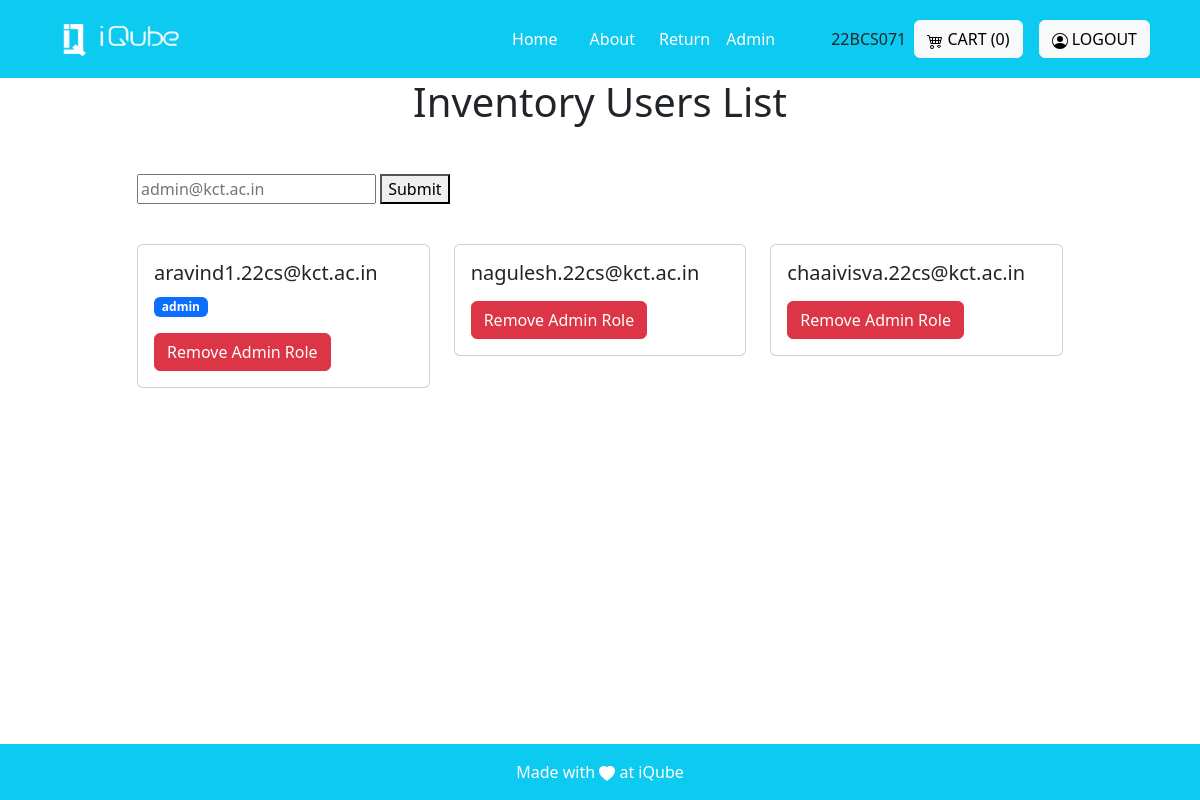
The app's page /users/ (signed in), older data.
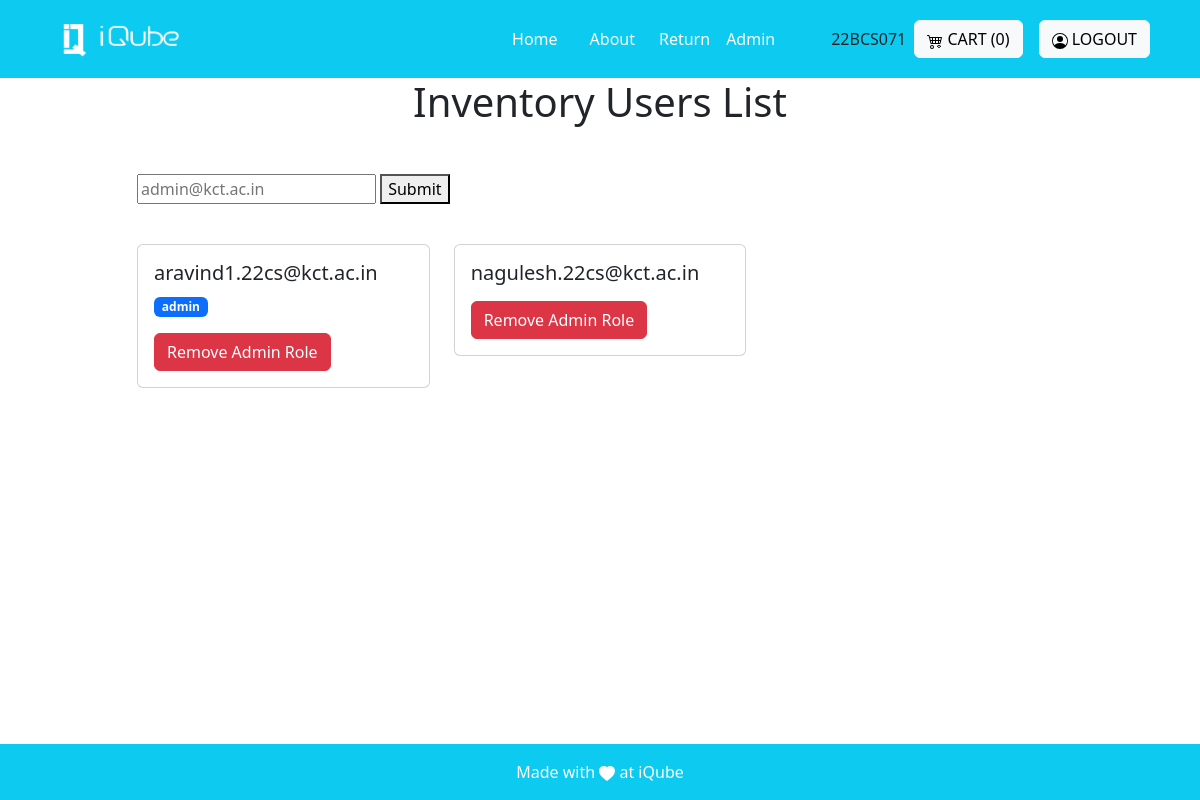
The same page, newer data.
### invention/models.py (models this page shows)
class AdminMail(models.Model):
    mail=models.CharField(max_length=50)

### invention/decorators.py (the view)
        def wrapper_func(request, *args, **kwargs):
            group = None
            mail=AdminMail.objects.all()
            p=0
            for i in mail:
                if request.user.email==i.mail:
                    p=10
            if request.user.groups.exists():
                group = request.user.groups.all()[0].name
            if (group in allowed_roles) or (p==10):
              return view_func(request, *args, **kwargs)
            else:
                return render(request, 'core/no_permission.html')

### invention/views.py (called while the page is built, shortened)
@login_required(login_url='login')
@allowed_user(allowed_roles=['superadmin'])
def users_list(request):
    users = User.objects.all()
    admins=AdminMail.objects.all()
    pattern= r"^[a-zA-Z0-9_.]+@(kct\.)+(ac\.)+in$"
    cart_items = []
    for product_id, quantity in temporary_cart.items():
            product = Product.objects.get(pk=product_id)
            cart_items.append({'product': product, 'quantity': quantity})
    cart = len(cart_items)
    return render(request, 'superadmin_view/users.html', {'users': users,'admins':admins, 'cart':cart,})

### invention/templates/superadmin_view/users.html (shortened to what this page needs)
{% extends 'base.html' %}
{% block base %}
<div class="container">
    <h1 class="text-center mb-4">Inventory Users List</h1>
    <div class="row justify-content-center my-5">
        <div class="col-md-10">
            <form name="myForm" onsubmit="return validateEmail()" method="post" id="call">
                <input type="text" id="email" name="email" placeholder="admin@kct.ac.in" pattern="[a-zA-Z0-9_.+-]+@kct\.ac\.in" required>
                <button type="submit">Submit</button>
            </form>
            <div class="row row-cols-1 row-cols-md-3 g-4">
            <br>
                {% for user in admins %}
                <div class="col">
                    <div class="card">
                        <div class="card-body">
                            <h5 class="card-title">{{ user.mail }}</h5>
                            <p class="card-text">
                                {% for i in users%}
                                {% if i.email == user.mail %}
                                {% for group in i.groups.all %}
                                    <span class="badge bg-primary">{{group.name}}</span>
                                {% endfor %}
                                {% endif %}
                                {% endfor %}
                            </p>
                            <div class="row">
                                <div class="col">
                                    <a href="{% url 'remove_role' user_id=user.id %}" class="btn btn-danger"> Remove Admin Role</a>
                                </div>
                            </div>
                        </div>
                    </div>
                </div>
            {% endfor %}
            </div>
        </div>
    </div>
</div>
{% endblock %}

### invention/templates/base.html (shortened to what this page needs)
{% load static %}
<!DOCTYPE html>
<html lang="en">
<head>
    <link href="https://cdn.jsdelivr.net/npm/bootstrap@5.3.2/dist/css/bootstrap.min.css" rel="stylesheet"
>
</head>
<body>
    <nav class="sticky-top navbar navbar-expand-lg navbar-dark bg-info p-3">
    <div class="container">
            <a class="navbar-brand" href="#">
                <img src="{% static 'images/logo-white.png' %}" alt="Logo" height="36" width="150">
            </a>
            <div class="collapse navbar-collapse justify-content-end" id="navbarNav">
                <ul class="navbar-nav mx-5">
                    <li class="nav-item mx-2">
                        <a class="nav-link active" href="{% url 'Home'%}">Home</a>
                    </li>
                    <li class="nav-item mx-2">
                        <a class="nav-link active" href="{% url 'About' %}">About</a>
                    </li>
                    <li>
                        <a href="/return_form" class="nav-link active">Return</a>
                    </li>
                    {% for group in request.user.groups.all %}
                        {% if group.name == 'admin' or group.name == 'superadmin' %}
                    <li>
                        <a class="nav-link active" href="{% url 'admin_views' %}">Admin</a>
                    </li>
                        {% endif %}
                    {% endfor %}
                </ul>
            </div>
            {{request.user.username}}
            <div class="mt-3 mt-lg-0 mx-2">
                <a class="btn btn-light" href="{% url 'view_cart' %}">
                    CART ({{cart}})
                </a>
            </div>
            {% if not user.is_authenticated %}
            <div class="mt-3 mt-lg-0 mx-2">
                <a class="btn btn-light" href="{% url "social:begin" 'azuread-tenant-oauth2' %}">
                    <svg xmlns="http://www.w3.org/2000/svg" width="16" height="16" fill="currentColor" class="bi bi-person-circle" viewBox="0 0 16 16">
                    <path d="M11 6a3 3 0 1 1-6 0 3 3 0 0 1 6 0"/>
                        <path fill-rule="evenodd" d="M0 8a8 8 0 1 1 16 0A8 8 0 0 1 0 8m8-7a7 7 0 0 0-5.468 11.37C3.242 11.226 4.805 10 8 10s4.757 1.225 5.468 2.37A7 7 0 0 0 8 1"/>
                    </svg>
                    LOGIN
                </a>
            </div>
            {% else %}
            <div class="mt-3 mt-lg-0 mx-2">
                <a class="btn btn-light" href="{% url 'logout' %}">
                    LOGOUT
                </a>
            </div>
            {% endif %}
        </div>
    </nav>
    <main>
        <div>
            {% block base %}{% endblock %}
        </div>
    </main>
    <footer class="bg-light text-center text-lg-start fixed-bottom">
        <div class="text-center p-2 bg-info p-3" style=" color: white;">
            <div>Made with
                <svg xmlns="http://www.w3.org/2000/svg" width="16" height="16" fill="currentColor"
                    class="bi bi-heart-fill" viewBox="0 0 16 16">
                    <path fill-rule="evenodd"
                        d="M8 1.314C12.438-3.248 23.534 4.735 8 15-7.534 4.736 3.562-3.248 8 1.314z" />
                </svg>
               at iQube
            </div>
        </div>
    </footer>
</body>
</html>
{% load sweetify %}

Row changes from the older to the newer data that the page shows:
removed AdminMail: mail "chaaivisva.22cs@kct.ac.in"
